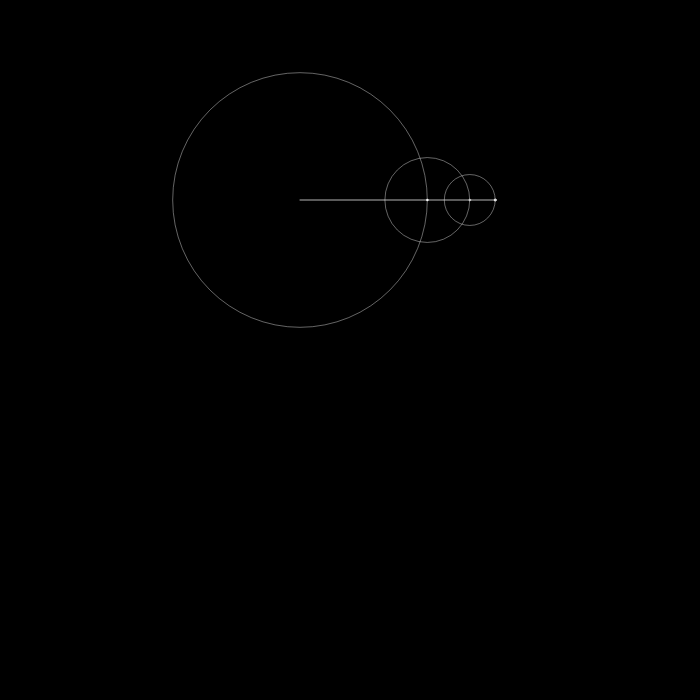
Frame 1 (no input)
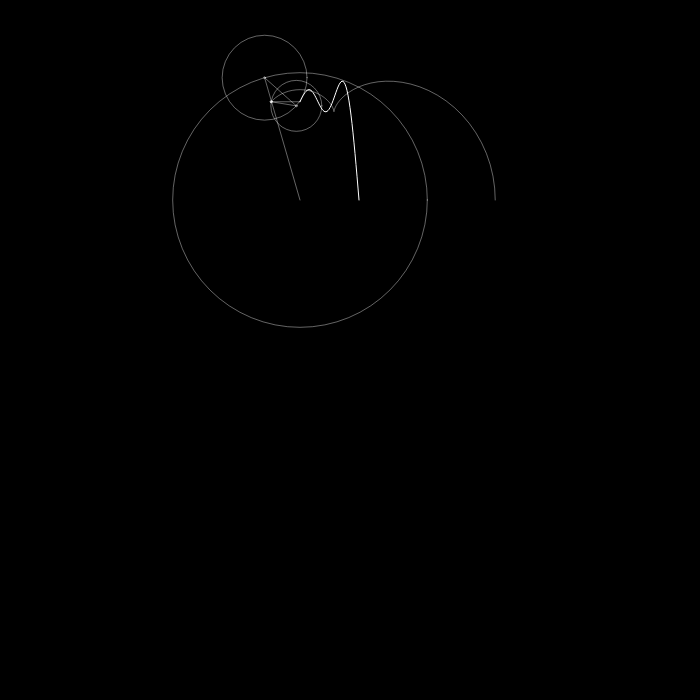
Frame 60 (no input)
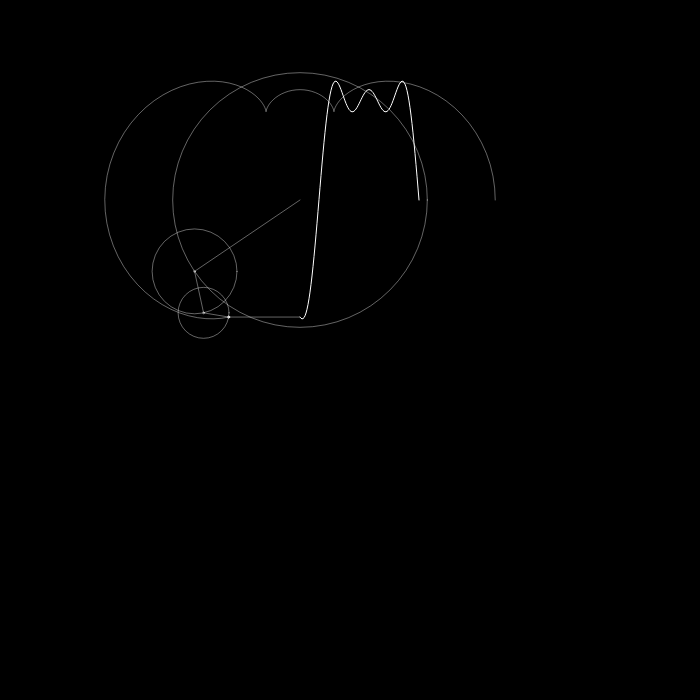
Frame 120 (the mouse pressed at the canvas centre since frame 60)

The p5.js sketch that drew these frames (run headless with seeded random() and noise() and a simulated clock; from frame 60 on, the mouse is pressed at the canvas centre):

// p5.js sketch
// ── sketch.js
let time = 0;
let wave = [];
let epicycle = [];

function setup() {
  createCanvas(700, 700);
}

/**
 * Renders each frame of the animation.
 * Draws a rotating point on a circle, traces its vertical position as a wave,
 * and visualizes the relationship between circular motion and wave motion.
 * 
 * - Draws a circle centered at (200, 200).
 * - Calculates the position of a rotating point using cosine and sine.
 * - Draws a line from the center to the rotating point and a small ellipse at the point.
 * - Projects the vertical position of the rotating point as a wave to the right.
 * - Updates the wave array and animates the motion over time.
 */
/**
 * Renders an animated circle and its corresponding sine wave visualization.
 */
function draw() {
  background(0);
  translate(300, 200);
  let c = 3; // Number of circles
  let x = 0;
  let y = 0;
  let prevx = x;
  let prevy = y;

  for (let i = 1; i <= c; i++) {

    prevx = x;
    prevy = y;
    
    
    let n = (i - 1) * 2 + 1;
    let radius = 100 * (4 / (n * PI));
    
    x = prevx + radius * cos(n * time);
    y = prevy + radius * sin(n * time);

    stroke(255, i === c ? 255 : 100);
    ellipse(x, y, 2);
    stroke(255, 100);
    noFill();
    ellipse(prevx, prevy, radius * 2);
    stroke(255, 100);
    line(prevx, prevy, x, y);
  }
  // Add y at the beginning of the wave array
  wave.unshift(y);
  epicycle.unshift({ x: x, y: y });

  beginShape();
  noFill();
  stroke(255, 100);
  for (let i = 0; i < epicycle.length; i++) {
    vertex(epicycle[i].x, epicycle[i].y);
  }
  endShape();
  stroke(255, 100);
  line(x, y, 0, y);
  beginShape();
  noFill();
  stroke(255);
  for (let i = 0; i < wave.length; i++) {
    vertex(i, wave[i]);
  }
  endShape();
  time -= 0.0314;

  if (wave.length > 400) {
    wave.pop();
  }
  if (epicycle.length > 200) {
    epicycle.pop();
  }
}
